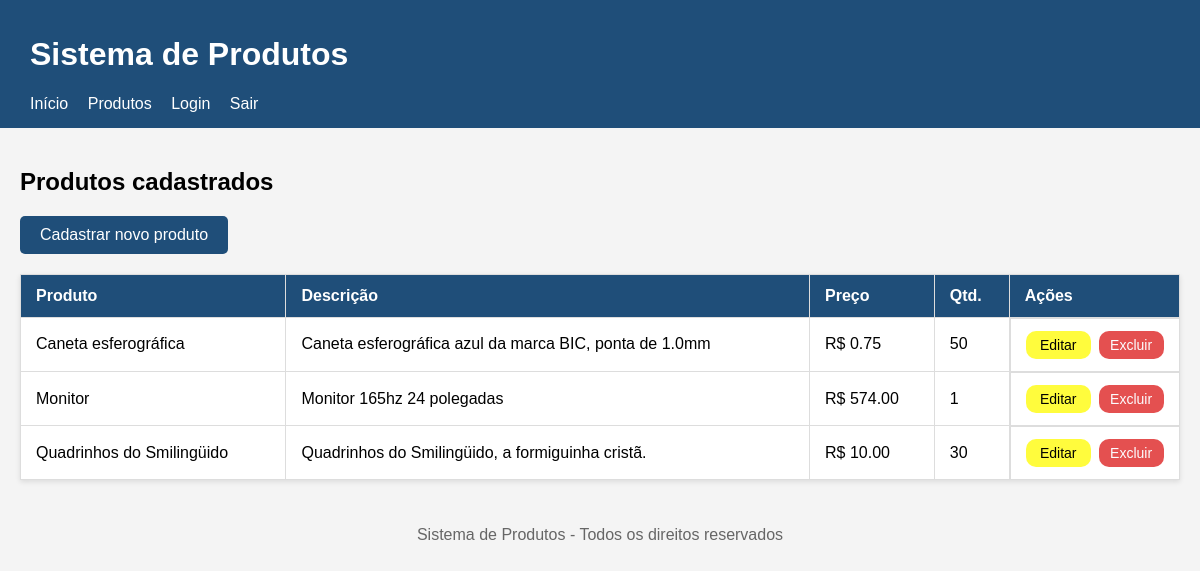
The page /produtos/listar.php (signed in) on the database as committed earlier.
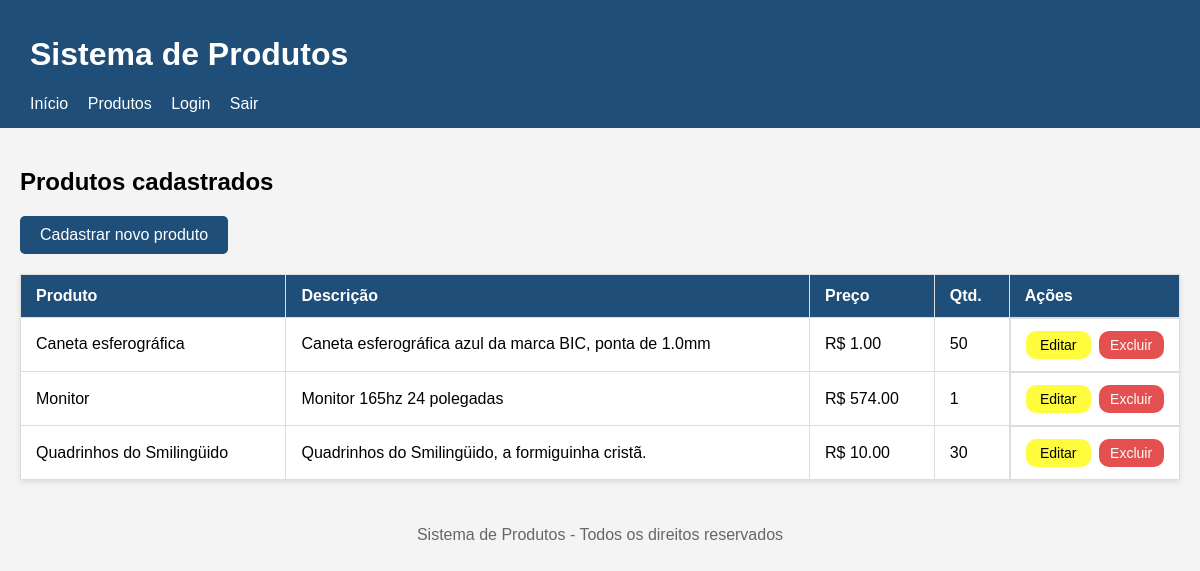
The same page on the database as committed later.
### tables this page shows
CREATE TABLE `produtos` (
  `id` int(11) NOT NULL,
  `nome` varchar(100) NOT NULL,
  `descricao` varchar(255) NOT NULL,
  `preco` decimal(10,2) NOT NULL,
  `quantidade` int(11) NOT NULL
);

### produtos/listar.php (the view, shortened to what this page needs)
<?php
require __DIR__ . '/../conexao.php';
$sql = "SELECT * FROM produtos";
$resultado = mysqli_query($conexao, $sql);
?>
<?php require __DIR__ . '/../cabecalho.php'; ?>
<main class="container">
    <h2>Produtos cadastrados</h2>
    <div class="acoes-topo">
        <a class="produto-novo" href="cadastrar.php">Cadastrar novo produto</a>
    </div>
    <table>
        <thead>
            <tr>
                <th>Produto</th>
                <th>Descrição</th>
                <th>Preço</th>
                <th>Qtd.</th>
                <th>Ações</th>
            </tr>
        </thead>
        <tbody>
            <?php while ($produto = mysqli_fetch_assoc($resultado)) { ?>
                <tr>
                    <td data-label="Produto"><?php echo $produto['nome']; ?></td>
                    <td data-label="Descrição"><?php echo $produto['descricao']; ?></td>
                    <td data-label="Preço">R$ <?php echo $produto['preco']; ?></td>
                    <td data-label="Qtd."><?php echo $produto['quantidade']; ?></td>
                    <td data-label="Ações" class="botoes-acoes">
                        <a class="atualizar" href="atualizar.php?id=<?php echo $produto['id']; ?>">Editar</a>
                        <a class="excluir" href="excluir.php?id=<?php echo $produto['id']; ?>">Excluir</a>
                    </td>
                </tr>
            <?php } ?>
        </tbody>
    </table>
</main>
<?php require __DIR__ . '/../rodape.php'; ?>

Rows that differ between the two databases and show on the page:
changed produtos "Caneta esferográfica": preco "0.75" → "1.00"
